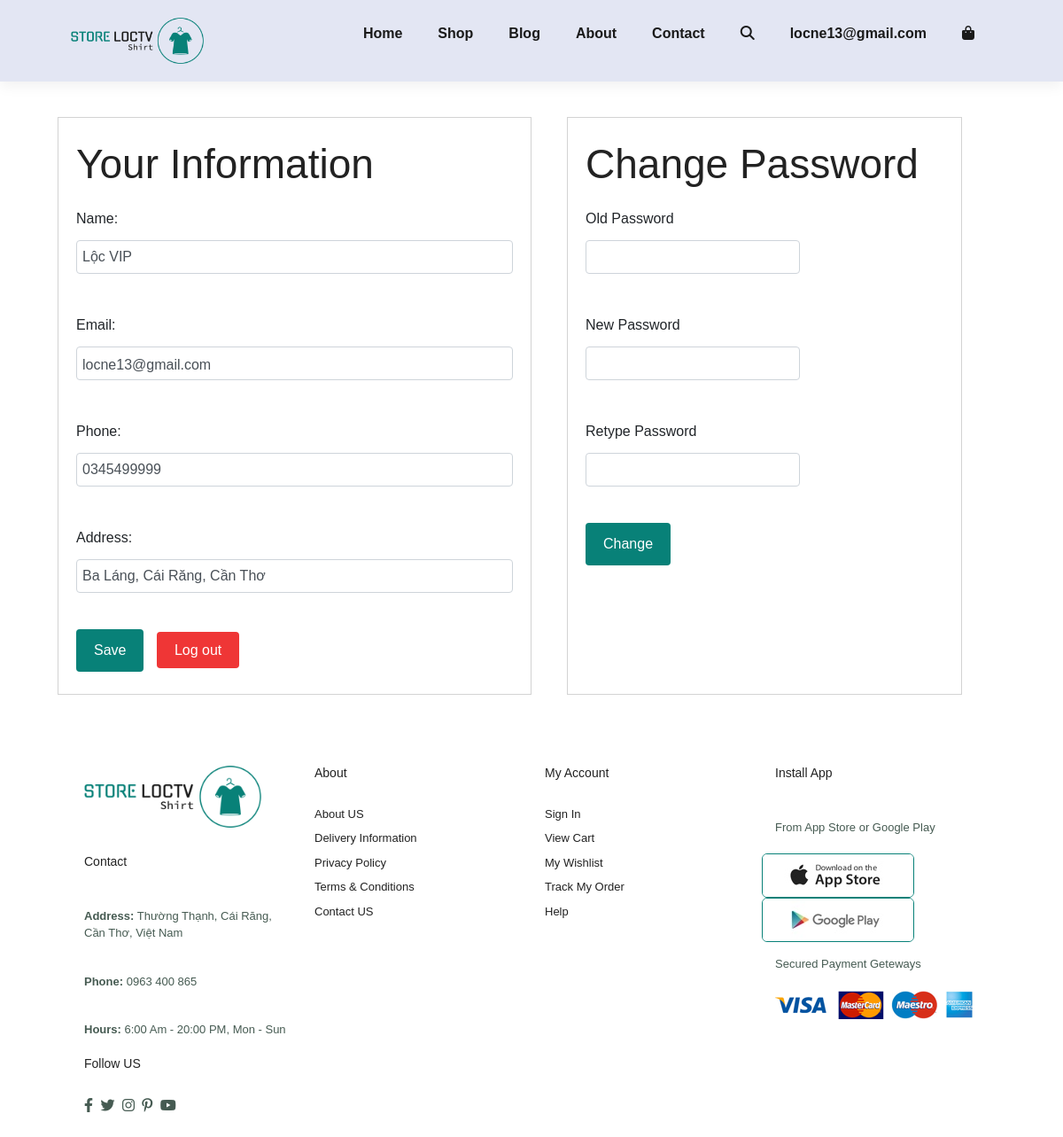
/site/index.php?page=info (signed in), run on the app's committed database.
### tables this page shows
CREATE TABLE `tb_user` (
  `user_id` int NOT NULL,
  `username` varchar(255) DEFAULT NULL,
  `address` varchar(255) DEFAULT NULL,
  `phone` varchar(13) DEFAULT NULL,
  `email` varchar(255) NOT NULL,
  `password` varchar(100) NOT NULL,
  `payment` varchar(100) DEFAULT 'COD',
  `permissions` varchar(10) NOT NULL DEFAULT 'User'
);

### admin/includes/pdo.php (called while the page is built, shortened)
<?php
class connect
{
    function pdo_get_connection()
    {
        $dburl = "mysql:host=localhost;dbname=store_loctv;charset=utf8";
        $username = 'root';
        $password = 'mysql';
        $conn = new PDO($dburl, $username, $password);
        $conn->setAttribute(PDO::ATTR_ERRMODE, PDO::ERRMODE_EXCEPTION);
        return $conn;
    }
    function pdo_query_one($sql)
    {
        $sql_args = array_slice(func_get_args(), 1);
        try {
            $conn = $this->pdo_get_connection();
            $stmt = $conn->prepare($sql);
            $stmt->execute($sql_args);
            $row = $stmt->fetch(PDO::FETCH_ASSOC);
            return $row;
        } catch (PDOException $e) {
            throw $e;
        } finally {
            unset($conn);
        }
    }
}
?>

### admin/users/user.php (called while the page is built, shortened)
<?php
class User
{
    public function getByEmail($Email){
        $db = new connect();
        $select = "SELECT * FROM tb_user WHERE email LIKE '%$Email%'";
        $result = $db->pdo_query_one($select);
        return $result;
    }
}
?>

### site/includes/info.php (the view, shortened to what this page needs)
<?php
$email = $_SESSION['login_email_user'];
$db = new User();
$row_up = $db->getByEmail($email);
?>
<section id="container-in4" class="section-p1">
    <div class="row">
        <div class="col-6" style="border: 1px solid lightgray; padding: 25px 20px;">
            <h2>Your Information</h2>
            <form method="post" enctype="multipart/form-data">
                <div class="form-group">
                    <label for="">Name: </label><br>
                    <input type="text" name="customer_name" class="form-control" style="width: 100%;" value="<?php if (isset($row_up['username']))
                        echo $row_up['username']; ?>">
                </div>
                <div class="form-group">
                    <label for="">Email: </label><br>
                    <input type="button" name="customer_email" class="form-control"
                        style="width: 100%; text-align: left;" value="<?php if (isset($row_up['email']))
                            echo $row_up['email']; ?>">
                </div>
                <div class="form-group">
                    <label for="">Phone: </label><br>
                    <input type="text" name="customer_phone" class="form-control" style="width: 100%;" value="<?php if (isset($row_up['phone']))
                        echo $row_up['phone']; ?>">
                </div>
                <div class="form-group">
                    <label for="">Address: </label><br>
                    <input type="text" name="customer_address" class="form-control" style="width: 100%;" value="<?php if (isset($row_up['address']))
                        echo $row_up['address']; ?>">
                </div>
                <button class="normal btn-checkout" name="saveIn4">Save</button>
                <a href="?login=logout_user" class="w3-bar-item w3-button">Log out</a>
            </form>
        </div>
        <div class="col-5" style="border: 1px solid lightgray; padding: 25px 20px; margin-left: 40px;">
            <h2>Change Password</h2>
            <form method="post">
                <div class="form-group">
                    <label for="">Old Password</label><br>
                    <input type="text" name="oldPassword" class="form-control">
                </div>
                <div class="form-group">
                    <label for="">New Password</label><br>
                    <input type="text" name="newPassword" class="form-control">
                </div>
                <div class="form-group">
                    <label for="">Retype Password</label><br>
                    <input type="text" name="retypePassword" class="form-control">
                </div>
                <button class="normal btn-checkout" name="changePW">Change</button>
            </form>
        </div>
    </div>
</section>

### site/content/css/style.css (style rules this page uses)
* { margin: 0; padding: 0; box-sizing: border-box; font-family: 'Spartan', sans-serif; text-decoration: none; list-style: none; }
:root { --primary--color: #1a1a1a; --scondry--color: #088178; --dark--color: #0f6761; }
h2 { font-size: 46px; line-height: 54px; color: #222; }
.section-p1 { padding: 40px 80px; }
button.normal { font-size: 14px; font-weight: 600; padding: 15px 30px; color: #000; background-color: #fff; border-radius: 4px; cursor: pointer; border: none; outline: none; transition: 0.2s; }
body { width: 100%; }
#container-in4 { width: 100%; }
#container-in4 .form-group { width: 100%; padding: 15px 0px; }
#container-in4 .form-group input { width: 60%; padding: 8px 6px; margin-top: 4px; }
#container-in4 button { background-color: var(--scondry--color); font-size: 16px; font-weight: 500; color: #fff; margin-top: 10px; margin-right: 10px; padding: 12px 20px; border: none; border-radius: 4px; }
#container-in4 a { background-color: #ef3636; font-size: 16px; font-weight: 500; color: #fff; margin-top: 10px; padding: 12px 20px; border: none; border-radius: 4px; }

### data on the page
tb_user: customer_name "Lộc VIP", customer_email "locne13@gmail.com", customer_phone "0345499999", customer_address "Ba Láng, Cái Răng, Cần Thơ"

### other printed values
$_SESSION['login_email_user'] "locne13@gmail.com"
